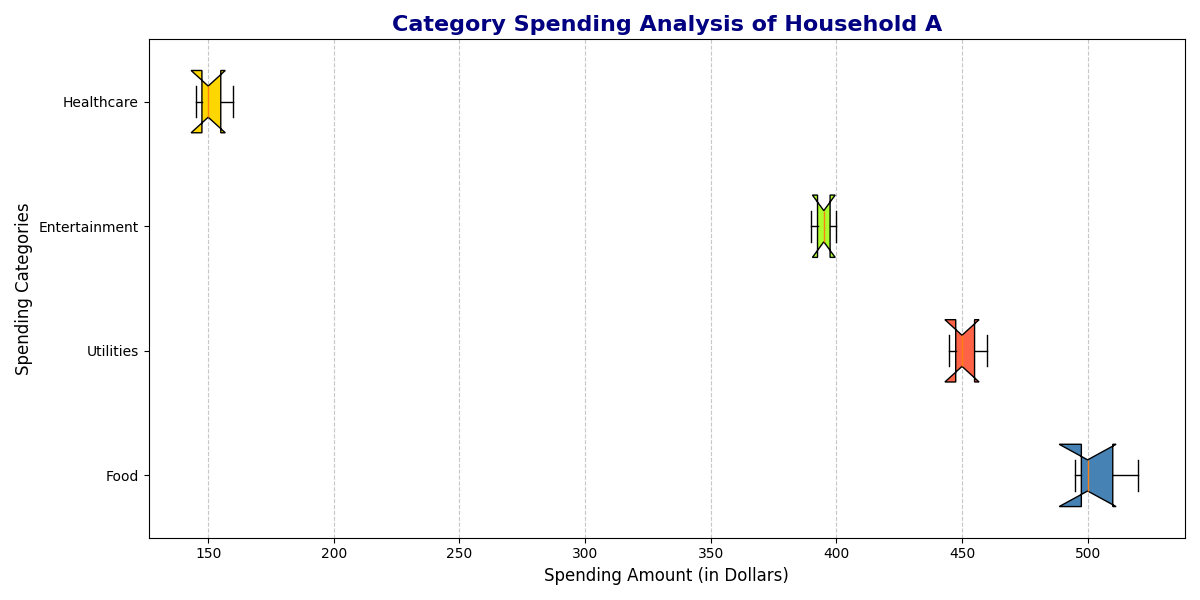

Write Python code to recreate this figure.
import matplotlib.pyplot as plt
import numpy as np

# Data for each household (in dollars)
household_a_spending = [500, 450, 400, 150, 200, 450, 320, 100, 350, 420, 280, 370]
household_b_spending = [520, 460, 390, 160, 210, 460, 310, 90, 340, 430, 270, 365]
household_c_spending = [495, 445, 395, 145, 195, 455, 325, 95, 345, 415, 275, 360]

# Aggregate data for box plot
aggregate_spending = [household_a_spending, household_b_spending, household_c_spending]

# Create a horizontal box plot
fig, ax = plt.subplots(figsize=(12, 8))
box = ax.boxplot(aggregate_spending, vert=False, patch_artist=True, 
                 labels=['Household A', 'Household B', 'Household C'], 
                 notch=True, whis=1.5)

# Shuffled custom colors for each box
colors = ['#FFA07A', '#98FB98', '#87CEEB']  # Colors manually shuffled
for patch, color in zip(box['boxes'], colors):
    patch.set_facecolor(color)

# Set title and labels
ax.set_title('Monthly Spending Analysis of Three Households', fontsize=16, fontweight='bold')
ax.set_xlabel('Spending Amount (in Dollars)', fontsize=12)
ax.set_ylabel('Households', fontsize=12)
ax.grid(axis='x', linestyle='--', alpha=0.7)

# Customize whiskers and caps
for whisker, cap in zip(box['whiskers'], box['caps']):
    whisker.set(color='gray', linewidth=1.5)
    cap.set(color='gray', linewidth=1.5)

# Customize medians
for median in box['medians']:
    median.set(color='blue', linewidth=2)

# Data for category spending for Household A
food_spending = [500, 520, 495]
utilities_spending = [450, 460, 445]
entertainment_spending = [400, 390, 395]
healthcare_spending = [150, 160, 145]
data_category = [food_spending, utilities_spending, entertainment_spending, healthcare_spending]

# Create a second subplot for category spending of Household A
fig, ax2 = plt.subplots(figsize=(12, 6))
ax2.boxplot(data_category, vert=False, patch_artist=True, 
            labels=['Food', 'Utilities', 'Entertainment', 'Healthcare'], notch=True, widths=0.5)

# Shuffled colors for each category
category_colors = ['#4682B4', '#FF6347', '#ADFF2F', '#FFD700']  # Colors manually shuffled
boxes = ax2.patches
for patch, color in zip(boxes, category_colors):
    patch.set_facecolor(color)

# Title and labels
ax2.set_title('Category Spending Analysis of Household A', fontsize=16, fontweight='bold', color='navy')
ax2.set_xlabel('Spending Amount (in Dollars)', fontsize=12)
ax2.set_ylabel('Spending Categories', fontsize=12)
ax2.grid(axis='x', linestyle='--', alpha=0.7)

# Ensure the layout is tight
plt.tight_layout()

# Display the plot
plt.show()
